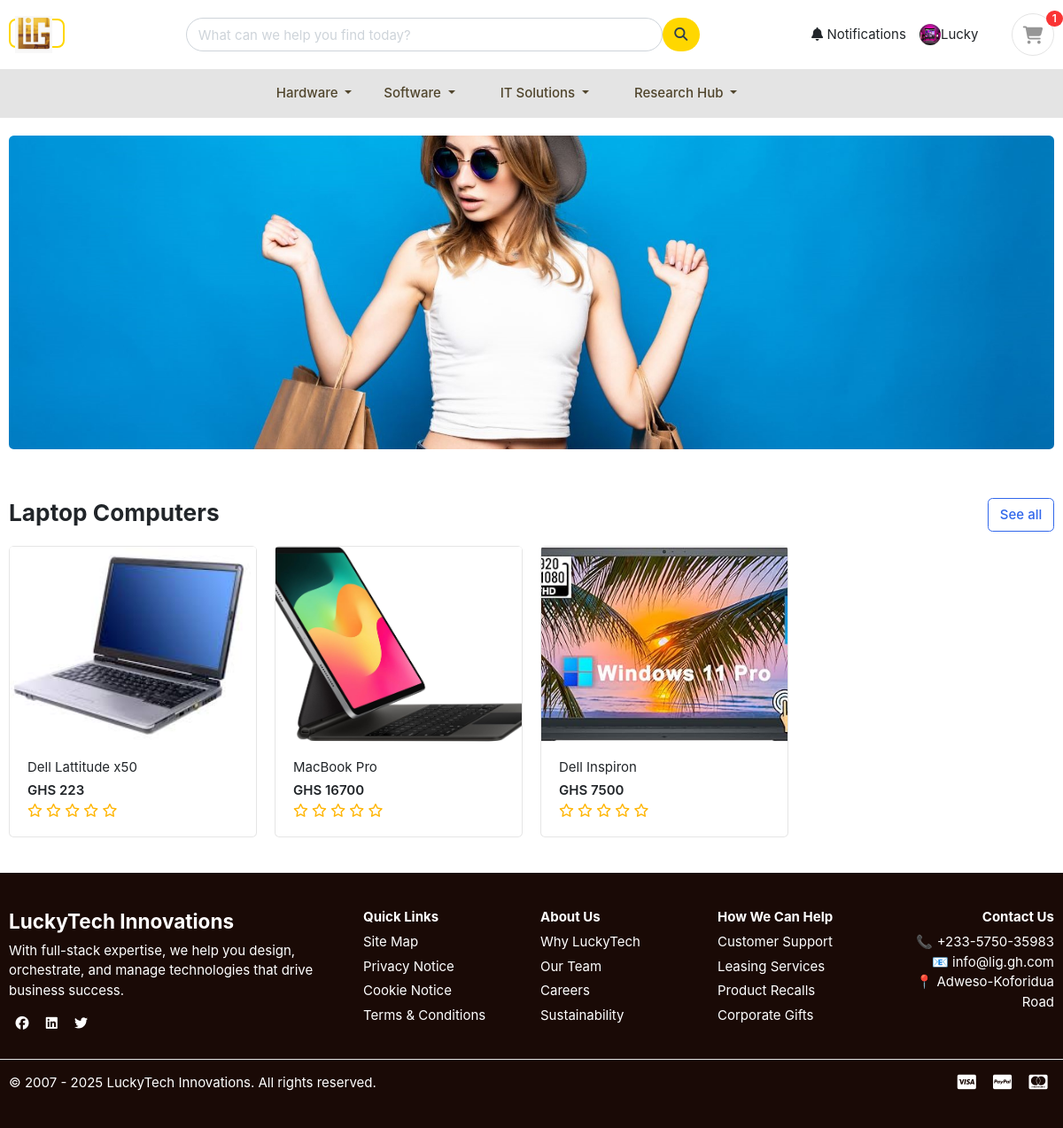
The page /hardware/laptops/ (signed in) on the database its author committed.
### accounts/models.py (models this page shows, shortened)
class Account(AbstractBaseUser, PermissionsMixin):
    first_name    = models.CharField(max_length=50, blank=True)
    last_name     = models.CharField(max_length=50, blank=True)
    username      = models.CharField(max_length=50, unique=True)
    email         = models.EmailField(max_length=100, unique=True)
    phone_number  = models.CharField(max_length=50, blank=True)
    date_joined   = models.DateTimeField(auto_now_add=True)
    last_login    = models.DateTimeField(auto_now_add=True)
    is_admin      = models.BooleanField(default=False)
    is_staff      = models.BooleanField(default=False)
    is_active     = models.BooleanField(default=False)
    is_superadmin = models.BooleanField(default=False)
    USERNAME_FIELD = 'email'
    REQUIRED_FIELDS = ['username']  # first_name and last_name are optional now
    objects = MyAccountManager()

class UserProfile(models.Model):
    user = models.OneToOneField(Account, on_delete=models.CASCADE)
    address_line_1 = models.CharField(blank=True, max_length=100)
    address_line_2 = models.CharField(blank=True, max_length=100)
    profile_picture = models.ImageField(blank=True, upload_to='userprofile')
    city = models.CharField(blank=True, max_length=20)
    state = models.CharField(blank=True, max_length=20)
    country = models.CharField(blank=True, max_length=20)

### store/models.py (models this page shows, shortened)
class Product(models.Model):
    product_name    = models.CharField(max_length=200, unique=True)
    slug            = models.SlugField(max_length=200, unique=True)
    description     = models.TextField(max_length=500, blank=True)
    price           = models.IntegerField()
    images          = models.ImageField(upload_to='photos/products')
    stock           = models.IntegerField()
    is_available    = models.BooleanField(default=True)
    category        = models.ForeignKey(Category, on_delete=models.CASCADE)
    created_date    = models.DateTimeField(auto_now_add=True)
    modified_date   = models.DateTimeField(auto_now=True)
    def get_url(self):
        return reverse('product_detail', args=[self.category.slug, self.slug])
    def averageReview(self):
        reviews = ReviewRating.objects.filter(product=self, status=True).aggregate(average=Avg('rating'))
        avg = 0
        if reviews['average'] is not None:
            avg = float(reviews['average'])
        return avg

### LiG/views.py (the view)
# urls.py: path('hardware/laptops/', views.laptops, name='laptops'),
def laptops(request):
    try:
        laptops_category = Category.objects.get(category_name="Laptops")
        products = Product.objects.filter(category=laptops_category, is_available=True)
    except Category.DoesNotExist:
        products = []
    context = {
        'products': products
    }
    return render(request, 'hardware/laptop.html',context)

### cart/context_processors.py (called while the page is built)
def counter(request):
    cart_count = 0
    if 'admin' in request.path:
        return {}
    else:
        try:
            cart = Cart.objects.filter(cart_id=_cart_id(request))
            if request.user.is_authenticated:
                cart_items = CartItem.objects.all().filter(user=request.user)
            else:
                cart_items = CartItem.objects.all().filter(cart=cart[:1])
            for cart_item in cart_items:
                cart_count += cart_item.quantity
        except Cart.DoesNotExist:
            cart_count = 0
    return dict(cart_count=cart_count)

### cart/views.py (called while the page is built)
def _cart_id(request):
    cart = request.session.session_key
    if not cart:
        cart = request.session.create()
    return cart

### templates/hardware/laptop.html
{% extends 'base.html' %}
{% load static %}
{% block content %}
<section class="section-intro padding-y-sm">
    <div class="container">
        <div class="intro-banner-wrap">
            <img src="{% static 'images/banners/cover.jpg' %}" class="img-fluid rounded">
        </div>
    </div>
</section>
<section class="section-name padding-y-sm">
    <div class="container">
        <header class="section-heading">
            <a href="{% url 'store' %}" class="btn btn-outline-primary float-right">See all</a>
            <h3 class="section-title">Laptop Computers</h3>
        </header>
        <div class="row">
            {% for product in products %}
                <div class="col-md-3">
                    <div class="card card-product-grid">
                        <a href="{{ product.get_url }}" class="img-wrap">
                            <img src="{{ product.images.url }}" class="img-fluid">
                        </a>
                        <figcaption class="info-wrap">
                            <a href="{{ product.get_url }}" class="title">{{ product.product_name }}</a>
                            <div class="price mt-1">GHS {{ product.price }}</div>
                            <div class="rating-star">
                                <span>
                                    <i class="fa fa-star{% if product.averageReview < 0.5 %}-o{% elif product.averageReview >= 0.5 and product.averageReview < 1 %}-half-o {% endif %}" aria-hidden="true"></i>
                                    <i class="fa fa-star{% if product.averageReview < 1.5 %}-o{% elif product.averageReview >= 1.5 and product.averageReview < 2 %}-half-o {% endif %}" aria-hidden="true"></i>
                                    <i class="fa fa-star{% if product.averageReview < 2.5 %}-o{% elif product.averageReview >= 2.5 and product.averageReview < 3 %}-half-o {% endif %}" aria-hidden="true"></i>
                                    <i class="fa fa-star{% if product.averageReview < 3.5 %}-o{% elif product.averageReview >= 3.5 and product.averageReview < 4 %}-half-o {% endif %}" aria-hidden="true"></i>
                                    <i class="fa fa-star{% if product.averageReview < 4.5 %}-o{% elif product.averageReview >= 4.5 and product.averageReview < 5 %}-half-o {% endif %}" aria-hidden="true"></i>
                                </span>
                            </div>
                        </figcaption>
                    </div>
                </div>
            {% empty %}
                <p>No Laptop products available.</p>
            {% endfor %}
        </div>
    </div>
</section>
{% endblock %}

### templates/includes/navbar.html (shortened to what this page needs)
{% load static %}
<header class="section-header">
  <section class="header-main border-bottom">
    <div class="container">
      <div class="row align-items-center d-none d-lg-flex">
        <div class="col-lg-2 col-md-3 col-6">
          <a href="{% url 'home' %}" class="brand-wrap">
            <img class="logo img-fluid" src="{% static 'images/logo.jpg' %}" alt="Logo">
          </a>
        </div>
        <div class="col-lg-6 col-md-8 col-sm-12 desktop-search">
          <form action="{% url 'search' %}" class="search" method="GET">
            <div class="input-group">
              <input type="text" class="form-control rounded-pill" placeholder="What can we help you find today?" name="keyword">
              <button class="btn search-btn rounded-pill ms-2" type="submit">
                <i class="fa fa-search"></i>
              </button>
            </div>
          </form>
        </div>
        <div class="col-lg-4 d-flex justify-content-end">
          <div class="d-flex align-items-center">
            <a href="#" class="px-2 text-dark gold-accent">
              <i class="fa fa-bell"></i><span class="d-inline"> Notifications</span>
            </a>
            {% if user.id is None %}
              <a href="{% url 'login' %}" class="px-2 text-dark">
                <i class="fa fa-user"></i><span class="d-inline"> Sign In</span>
              </a>
            {% else %}
              <a href="{% url 'dashboard' %}" class="px-2 text-dark d-flex align-items-center">
                {% if user.userprofile.profile_picture %}
                  <img src="{{ user.userprofile.profile_picture.url }}" alt="User Profile" class="rounded-circle" width="24" height="24">
                {% else %}
                  <i class="fa fa-user"></i>
                {% endif %}
                <span class="ms-1 d-inline">{{ user.first_name }}</span>
              </a>
            {% endif %}
            <a href="{% url 'cart' %}" class="widget-header pl-3 ml-3">
              <div class="icon icon-sm rounded-circle border"><i class="fa fa-shopping-cart"></i></div>
              <span class="badge badge-pill badge-danger notify">{{cart_count}}</span>
            </a>
          </div>
        </div>
      </div>
    </div>
  </section>
  <nav class="navbar navbar-expand-lg navbar-light bg-light border-bottom">
    <div class="container-fluid">
      <div class="collapse navbar-collapse" id="navbarNav">
        <ul class="navbar-nav mr-auto ">
          <li class="nav-item dropdown ">
            <a class="nav-link dropdown-toggle" href="#" role="button" data-bs-toggle="dropdown">
              Hardware
            </a>
          </li>
          <li class="nav-item dropdown px-3">
            <a class="nav-link dropdown-toggle" href="#" role="button" data-bs-toggle="dropdown">
              Software
            </a>
          </li>
          <li class="nav-item dropdown px-3">
            <a class="nav-link dropdown-toggle" href="#" role="button" data-bs-toggle="dropdown">
              IT Solutions
            </a>
          </li>
          <li class="nav-item dropdown px-3">
            <a class="nav-link dropdown-toggle" href="#" role="button" data-bs-toggle="dropdown">
              Research Hub
            </a>
          </li>
        </ul>
      </div>
    </div>
  </nav>
</header>

### static/css/ui.css (style rules this page uses)
html { font-family: "Inter", sans-serif; font-size: 15px; }
.img-wrap { text-align: center; display: block; }
.img-wrap img { max-width: 100%; }
.icon-xs, .icon-sm, .icon-md, .icon-lg { display: inline-block; text-align: center; flex-shrink: 0; flex-grow: 0; }
.icon-sm { width: 48px; height: 48px; line-height: 48px !important; font-size: 20px; }
.padding-y-sm { padding-top: 20px; padding-bottom: 20px; }
.section-heading { margin-bottom: 20px; margin-top: 15px; }
.section-title { color: #212529; }
.header-main { position: relative; padding-top: 1rem; padding-bottom: 1rem; }
.brand-wrap .logo, .navbar-brand .logo { margin-right: 7px; max-height: 42px; display: inline-block; }
.widget-header { display: inline-block; vertical-align: middle; position: relative; }
.widget-header i { color: #969696; }
.widget-header .notify { position: absolute; top: -3px; right: -10px; }
[class*=card-product] a.title { color: #212529; display: block; }
[class*=card-product] .img-wrap { overflow: hidden; position: relative; }
[class*=card-product] .img-wrap img { height: 100%; max-width: 100%; width: auto; display: inline-block; -o-object-fit: cover; object-fit: cover; }
.card-product-grid { margin-bottom: 20px; }
.card-product-grid .img-wrap { border-radius: 0.2rem 0.2rem 0 0; height: 220px; }
.card-product-grid .info-wrap { overflow: hidden; padding: 18px 20px; }
.card .img-wrap { overflow: hidden; }
.notify { position: absolute; top: -4px; right: -10px; display: inline-block; padding: 0.25em 0.6em; font-size: 12px; line-height: 1; text-align: center; border-radius: 3rem; color: #fff; background-color: #fa3434; }
.price { font-weight: 600; color: #212529; }

### static/css/custom.css (style rules this page uses)
.rating-star i { color: #ffb503 !important; }

### templates/includes/navbar.html (style rules this page uses)
.gold-accent { color: #FFD700; }
.brand-wrap { border: 2px solid #FFD700; border-radius: 8px; padding: 5px; }
.navbar-light .navbar-nav .nav-link { color: #50452c; font-weight: 500; }
.navbar, .navbar-nav { padding-left: 0; margin-left: 0; }
.search-btn { background-color: #FFD700; color: #2C3E50; }
@media (min-width: 992px) { .desktop-search { display: block; } }

### rows shown on the page
Account: userprofile.profile_picture (picture), first_name "Lucky"
Product: images (picture), product_name "Dell Lattitude x50", price "223"
Product: images (picture), product_name "MacBook Pro", price "16700"
Product: images (picture), product_name "Dell Inspiron", price "7500"

### other values the page prints
{{ cart_count }} "1"
